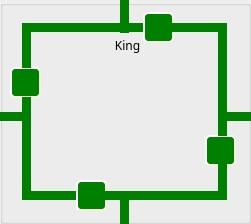
    <widget class="QGroupBox" name="groupBox_4">
     <property name="geometry">
      <rect>
       <x>60</x>
       <y>680</y>
       <width>251</width>
       <height>224</height>
      </rect>
     </property>
     <property name="title">
      <string/>
     </property>
     <widget class="QLabel" name="label_17">
      <property name="geometry">
       <rect>
        <x>100</x>
        <y>35</y>
        <width>55</width>
        <height>21</height>
       </rect>
      </property>
      <property name="font">
       <font>
        <family>Inter UI Medium</family>
       </font>
      </property>
      <property name="text">
       <string>King</string>
      </property>
      <property name="alignment">
       <set>Qt::AlignCenter</set>
      </property>
     </widget>
     <widget class="QPushButton" name="pushButton_22">
      <property name="geometry">
       <rect>
        <x>31</x>
        <y>191</y>
        <width>46</width>
        <height>9</height>
       </rect>
      </property>
      <property name="minimumSize">
       <size>
        <width>20</width>
        <height>4</height>
       </size>
      </property>
      <property name="maximumSize">
       <size>
        <width>100</width>
        <height>20</height>
       </size>
      </property>
      <property name="sizeIncrement">
       <size>
        <width>1</width>
        <height>1</height>
       </size>
      </property>
      <property name="styleSheet">
       <string notr="true">#pushButton_22{
background-color: green;
border-style: outset;
}
#pushButton_22:checked{
	background-color: red;
}</string>
      </property>
      <property name="text">
       <string/>
      </property>
      <property name="checkable">
       <bool>true</bool>
      </property>
     </widget>
     <widget class="QLabel" name="label_15">
      <property name="geometry">
       <rect>
        <x>44</x>
        <y>56</y>
        <width>158</width>
        <height>111</height>
       </rect>
      </property>
      <property name="styleSheet">
       <string notr="true">border-image: url(:/img/powSub.jpg);</string>
      </property>
      <property name="text">
       <string/>
      </property>
     </widget>
     <widget class="QPushButton" name="pushButton_23">
      <property name="geometry">
       <rect>
        <x>218</x>
        <y>112</y>
        <width>42</width>
        <height>9</height>
       </rect>
      </property>
      <property name="styleSheet">
       <string notr="true">#pushButton_23{
background-color: green;
border-style: outset;
}
#pushButton_23:checked{
	background-color: red;
}</string>
      </property>
      <property name="text">
       <string/>
      </property>
      <property name="checkable">
       <bool>true</bool>
      </property>
     </widget>
     <widget class="QPushButton" name="pushButton_30">
      <property name="geometry">
       <rect>
        <x>31</x>
        <y>23</y>
        <width>89</width>
        <height>9</height>
       </rect>
      </property>
      <property name="minimumSize">
       <size>
        <width>20</width>
        <height>4</height>
       </size>
      </property>
      <property name="maximumSize">
       <size>
        <width>100</width>
        <height>20</height>
       </size>
      </property>
      <property name="sizeIncrement">
       <size>
        <width>1</width>
        <height>1</height>
       </size>
      </property>
      <property name="styleSheet">
       <string notr="true">#pushButton_30{
background-color: green;
border-style: outset;
}
#pushButton_30:checked{
	background-color: red;
}</string>
      </property>
      <property name="text">
       <string/>
      </property>
      <property name="checkable">
       <bool>true</bool>
      </property>
     </widget>
     <widget class="QPushButton" name="pushButton_37">
      <property name="geometry">
       <rect>
        <x>10</x>
        <y>67</y>
        <width>31</width>
        <height>31</height>
       </rect>
      </property>
      <property name="minimumSize">
       <size>
        <width>31</width>
        <height>31</height>
       </size>
      </property>
      <property name="maximumSize">
       <size>
        <width>31</width>
        <height>31</height>
       </size>
      </property>
      <property name="styleSheet">
       <string notr="true">#pushButton_37{
border-image: url(:/img/relaySPDT.png);
background-color: green;
border-style: outset;
border-radius: 5px;
border-width:2px;
border-color:beige;
font-size:12px;
font-weight:100;
color: white;
max-width:23px;
max-height:23px;
min-width:23px;
min-height:23px;
padding:2px;

}
#pushButton_37:checked{
	background-color: red;
}</string>
      </property>
      <property name="text">
       <string/>
      </property>
      <property name="checkable">
       <bool>true</bool>
      </property>
     </widget>
     <widget class="QPushButton" name="pushButton_40">
      <property name="geometry">
       <rect>
        <x>129</x>
        <y>191</y>
        <width>89</width>
        <height>9</height>
       </rect>
      </property>
      <property name="minimumSize">
       <size>
        <width>26</width>
        <height>4</height>
       </size>
      </property>
      <property name="maximumSize">
       <size>
        <width>300</width>
        <height>40</height>
       </size>
      </property>
      <property name="sizeIncrement">
       <size>
        <width>1</width>
        <height>1</height>
       </size>
      </property>
      <property name="styleSheet">
       <string notr="true">#pushButton_40{
background-color: green;
border-style: outset;
}
#pushButton_40:checked{
	background-color: red;
}</string>
      </property>
      <property name="text">
       <string/>
      </property>
      <property name="checkable">
       <bool>true</bool>
      </property>
     </widget>
     <widget class="QPushButton" name="pushButton_41">
      <property name="geometry">
       <rect>
        <x>129</x>
        <y>23</y>
        <width>15</width>
        <height>9</height>
       </rect>
      </property>
      <property name="minimumSize">
       <size>
        <width>15</width>
        <height>4</height>
       </size>
      </property>
      <property name="maximumSize">
       <size>
        <width>100</width>
        <height>40</height>
       </size>
      </property>
      <property name="sizeIncrement">
       <size>
        <width>1</width>
        <height>1</height>
       </size>
      </property>
      <property name="styleSheet">
       <string notr="true">#pushButton_41{
background-color: green;
border-style: outset;
}
#pushButton_41:checked{
	background-color: red;
}</string>
      </property>
      <property name="text">
       <string/>
      </property>
      <property name="checkable">
       <bool>true</bool>
      </property>
     </widget>
     <widget class="QPushButton" name="pushButton_42">
      <property name="geometry">
       <rect>
        <x>120</x>
        <y>0</y>
        <width>9</width>
        <height>33</height>
       </rect>
      </property>
      <property name="minimumSize">
       <size>
        <width>1</width>
        <height>1</height>
       </size>
      </property>
      <property name="maximumSize">
       <size>
        <width>1000</width>
        <height>1000</height>
       </size>
      </property>
      <property name="sizeIncrement">
       <size>
        <width>1</width>
        <height>1</height>
       </size>
      </property>
      <property name="styleSheet">
       <string notr="true">#pushButton_42{
background-color: green;
border-style: outset;
}
#pushButton_42:checked{
	background-color: red;
}</string>
      </property>
      <property name="text">
       <string/>
      </property>
      <property name="checkable">
       <bool>true</bool>
      </property>
     </widget>
     <widget class="QPushButton" name="pushButton_43">
      <property name="geometry">
       <rect>
        <x>205</x>
        <y>135</y>
        <width>31</width>
        <height>31</height>
       </rect>
      </property>
      <property name="minimumSize">
       <size>
        <width>31</width>
        <height>31</height>
       </size>
      </property>
      <property name="maximumSize">
       <size>
        <width>31</width>
        <height>31</height>
       </size>
      </property>
      <property name="styleSheet">
       <string notr="true">#pushButton_43{
border-image: url(:/img/relaySPDT.png);
background-color: green;
border-style: outset;
border-radius: 5px;
border-width:2px;
border-color:beige;
font-size:12px;
font-weight:100;
color: white;
max-width:23px;
max-height:23px;
min-width:23px;
min-height:23px;
padding:2px;

}
#pushButton_43:checked{
	background-color: red;
}</string>
      </property>
      <property name="text">
       <string/>
      </property>
      <property name="checkable">
       <bool>true</bool>
      </property>
     </widget>
     <widget class="QPushButton" name="pushButton_44">
      <property name="geometry">
       <rect>
        <x>22</x>
        <y>120</y>
        <width>9</width>
        <height>80</height>
       </rect>
      </property>
      <property name="styleSheet">
       <string notr="true">#pushButton_44{
background-color: green;
border-style: outset;
}
#pushButton_44:checked{
	background-color: red;
}</string>
      </property>
      <property name="text">
       <string/>
      </property>
      <property name="checkable">
       <bool>true</bool>
      </property>
     </widget>
     <widget class="QPushButton" name="pushButton_45">
      <property name="geometry">
       <rect>
        <x>218</x>
        <y>121</y>
        <width>9</width>
        <height>15</height>
       </rect>
      </property>
      <property name="styleSheet">
       <string notr="true">#pushButton_45{
background-color: green;
border-style: outset;
}
#pushButton_45:checked{
	background-color: red;
}</string>
      </property>
      <property name="text">
       <string/>
      </property>
      <property name="checkable">
       <bool>true</bool>
      </property>
     </widget>
     <widget class="QPushButton" name="pushButton_6">
      <property name="geometry">
       <rect>
        <x>76</x>
        <y>180</y>
        <width>31</width>
        <height>31</height>
       </rect>
      </property>
      <property name="minimumSize">
       <size>
        <width>31</width>
        <height>31</height>
       </size>
      </property>
      <property name="maximumSize">
       <size>
        <width>31</width>
        <height>31</height>
       </size>
      </property>
      <property name="styleSheet">
       <string notr="true">#pushButton_6{
border-image: url(:/img/relaySPDT.png);
background-color: green;
border-style: outset;
border-radius: 5px;
border-width:2px;
border-color:beige;
font-size:12px;
font-weight:100;
color: white;
max-width:23px;
max-height:23px;
min-width:23px;
min-height:23px;
padding:2px;

}
#pushButton_6:checked{
	background-color: red;
}</string>
      </property>
      <property name="text">
       <string/>
      </property>
      <property name="checkable">
       <bool>true</bool>
      </property>
     </widget>
     <widget class="QPushButton" name="pushButton_46">
      <property name="geometry">
       <rect>
        <x>-2</x>
        <y>112</y>
        <width>33</width>
        <height>9</height>
       </rect>
      </property>
      <property name="styleSheet">
       <string notr="true">#pushButton_46{
background-color: green;
border-style: outset;
}
#pushButton_46:checked{
	background-color: red;
}</string>
      </property>
      <property name="text">
       <string/>
      </property>
      <property name="checkable">
       <bool>true</bool>
      </property>
     </widget>
     <widget class="QPushButton" name="pushButton_47">
      <property name="geometry">
       <rect>
        <x>120</x>
        <y>191</y>
        <width>9</width>
        <height>33</height>
       </rect>
      </property>
      <property name="minimumSize">
       <size>
        <width>1</width>
        <height>1</height>
       </size>
      </property>
      <property name="maximumSize">
       <size>
        <width>1000</width>
        <height>1000</height>
       </size>
      </property>
      <property name="sizeIncrement">
       <size>
        <width>1</width>
        <height>1</height>
       </size>
      </property>
      <property name="styleSheet">
       <string notr="true">#pushButton_47{
background-color: green;
border-style: outset;
}
#pushButton_47:checked{
	background-color: red;
}</string>
      </property>
      <property name="text">
       <string/>
      </property>
      <property name="checkable">
       <bool>true</bool>
      </property>
     </widget>
     <widget class="QPushButton" name="pushButton_48">
      <property name="geometry">
       <rect>
        <x>143</x>
        <y>12</y>
        <width>31</width>
        <height>31</height>
       </rect>
      </property>
      <property name="minimumSize">
       <size>
        <width>31</width>
        <height>31</height>
       </size>
      </property>
      <property name="maximumSize">
       <size>
        <width>31</width>
        <height>31</height>
       </size>
      </property>
      <property name="styleSheet">
       <string notr="true">#pushButton_48{
border-image: url(:/img/relaySPDT.png);
background-color: green;
border-style: outset;
border-radius: 5px;
border-width:2px;
border-color:beige;
font-size:12px;
font-weight:100;
color: white;
max-width:23px;
max-height:23px;
min-width:23px;
min-height:23px;
padding:2px;

}
#pushButton_48:checked{
	background-color: red;
}</string>
      </property>
      <property name="text">
       <string/>
      </property>
      <property name="checkable">
       <bool>true</bool>
      </property>
     </widget>
     <widget class="QPushButton" name="pushButton_49">
      <property name="geometry">
       <rect>
        <x>218</x>
        <y>32</y>
        <width>9</width>
        <height>80</height>
       </rect>
      </property>
      <property name="styleSheet">
       <string notr="true">#pushButton_49{
background-color: green;
border-style: outset;
}
#pushButton_49:checked{
	background-color: red;
}</string>
      </property>
      <property name="text">
       <string/>
      </property>
      <property name="checkable">
       <bool>true</bool>
      </property>
     </widget>
     <widget class="QPushButton" name="pushButton_50">
      <property name="geometry">
       <rect>
        <x>218</x>
        <y>164</y>
        <width>9</width>
        <height>36</height>
       </rect>
      </property>
      <property name="styleSheet">
       <string notr="true">#pushButton_50{
background-color: green;
border-style: outset;
}
#pushButton_50:checked{
	background-color: red;
}</string>
      </property>
      <property name="text">
       <string/>
      </property>
      <property name="checkable">
       <bool>true</bool>
      </property>
     </widget>
     <widget class="QPushButton" name="pushButton_51">
      <property name="geometry">
       <rect>
        <x>22</x>
        <y>23</y>
        <width>9</width>
        <height>45</height>
       </rect>
      </property>
      <property name="styleSheet">
       <string notr="true">#pushButton_51{
background-color: green;
border-style: outset;
}
#pushButton_51:checked{
	background-color: red;
}</string>
      </property>
      <property name="text">
       <string/>
      </property>
      <property name="checkable">
       <bool>true</bool>
      </property>
     </widget>
     <widget class="QPushButton" name="pushButton_52">
      <property name="geometry">
       <rect>
        <x>105</x>
        <y>191</y>
        <width>15</width>
        <height>9</height>
       </rect>
      </property>
      <property name="minimumSize">
       <size>
        <width>15</width>
        <height>4</height>
       </size>
      </property>
      <property name="maximumSize">
       <size>
        <width>100</width>
        <height>40</height>
       </size>
      </property>
      <property name="sizeIncrement">
       <size>
        <width>1</width>
        <height>1</height>
       </size>
      </property>
      <property name="styleSheet">
       <string notr="true">#pushButton_52{
background-color: green;
border-style: outset;
}
#pushButton_52:checked{
	background-color: red;
}</string>
      </property>
      <property name="text">
       <string/>
      </property>
      <property name="checkable">
       <bool>true</bool>
      </property>
     </widget>
     <widget class="QPushButton" name="pushButton_53">
      <property name="geometry">
       <rect>
        <x>172</x>
        <y>23</y>
        <width>55</width>
        <height>9</height>
       </rect>
      </property>
      <property name="minimumSize">
       <size>
        <width>20</width>
        <height>4</height>
       </size>
      </property>
      <property name="maximumSize">
       <size>
        <width>100</width>
        <height>20</height>
       </size>
      </property>
      <property name="sizeIncrement">
       <size>
        <width>1</width>
        <height>1</height>
       </size>
      </property>
      <property name="styleSheet">
       <string notr="true">#pushButton_53{
background-color: green;
border-style: outset;
}
#pushButton_53:checked{
	background-color: red;
}</string>
      </property>
      <property name="text">
       <string/>
      </property>
      <property name="checkable">
       <bool>true</bool>
      </property>
     </widget>
     <widget class="QPushButton" name="pushButton_137">
      <property name="geometry">
       <rect>
        <x>22</x>
        <y>97</y>
        <width>9</width>
        <height>15</height>
       </rect>
      </property>
      <property name="styleSheet">
       <string notr="true">#pushButton_137{
background-color: green;
border-style: outset;
}
#pushButton_137:checked{
	background-color: red;
}</string>
      </property>
      <property name="text">
       <string/>
      </property>
      <property name="checkable">
       <bool>true</bool>
      </property>
     </widget>
    </widget>
